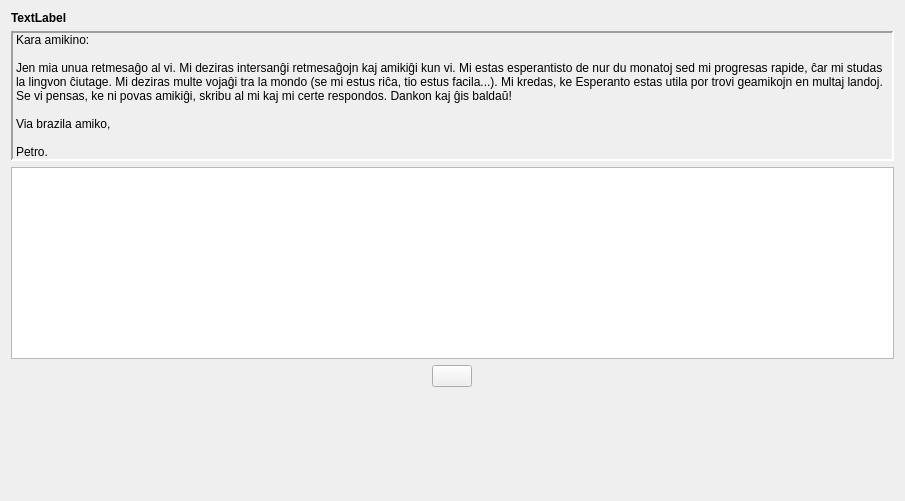
         <widget class="QWidget" name="scrollAreaWidgetContents_5">
          <property name="geometry">
           <rect>
            <x>0</x>
            <y>-15</y>
            <width>905</width>
            <height>501</height>
           </rect>
          </property>
          <layout class="QVBoxLayout" name="verticalLayout_48">
           <item>
            <widget class="QLabel" name="Lec13_Label25">
             <property name="sizePolicy">
              <sizepolicy hsizetype="Preferred" vsizetype="Preferred">
               <horstretch>0</horstretch>
               <verstretch>0</verstretch>
              </sizepolicy>
             </property>
             <property name="font">
              <font>
               <weight>75</weight>
               <bold>true</bold>
              </font>
             </property>
             <property name="text">
              <string>TextLabel</string>
             </property>
             <property name="alignment">
              <set>Qt::AlignBottom|Qt::AlignLeading|Qt::AlignLeft</set>
             </property>
             <property name="wordWrap">
              <bool>true</bool>
             </property>
            </widget>
           </item>
           <item>
            <widget class="QLabel" name="label_104">
             <property name="frameShape">
              <enum>QFrame::Panel</enum>
             </property>
             <property name="frameShadow">
              <enum>QFrame::Sunken</enum>
             </property>
             <property name="lineWidth">
              <number>2</number>
             </property>
             <property name="text">
              <string>Kara amikino:

Jen mia unua retmesaĝo al vi. Mi deziras intersanĝi retmesaĝojn kaj amikiĝi kun vi. Mi estas esperantisto de nur du monatoj sed mi progresas rapide, ĉar mi studas la lingvon ĉiutage. Mi deziras multe vojaĝi tra la mondo (se mi estus riĉa, tio estus facila...). Mi kredas, ke Esperanto estas utila por trovi geamikojn en multaj landoj. Se vi pensas, ke ni povas amikiĝi, skribu al mi kaj mi certe respondos. Dankon kaj ĝis baldaŭ!

Via brazila amiko, 

Petro.</string>
             </property>
             <property name="wordWrap">
              <bool>true</bool>
             </property>
             <property name="margin">
              <number>5</number>
             </property>
             <property name="buddy">
              <cstring>plainTextEdit_2</cstring>
             </property>
             <property name="tipo" stdset="0">
              <string>teksta</string>
             </property>
             <property name="lingvo" stdset="0">
              <string>eo</string>
             </property>
            </widget>
           </item>
           <item>
            <widget class="QPlainTextEdit" name="plainTextEdit_2">
             <property name="sizePolicy">
              <sizepolicy hsizetype="Preferred" vsizetype="Preferred">
               <horstretch>0</horstretch>
               <verstretch>0</verstretch>
              </sizepolicy>
             </property>
             <property name="lingvo" stdset="0">
              <string>traduko</string>
             </property>
            </widget>
           </item>
           <item alignment="Qt::AlignHCenter">
            <widget class="sendas_butono" name="pushButton"/>
           </item>
           <item>
            <spacer name="verticalSpacer">
             <property name="orientation">
              <enum>Qt::Vertical</enum>
             </property>
             <property name="sizeHint" stdset="0">
              <size>
               <width>20</width>
               <height>40</height>
              </size>
             </property>
            </spacer>
           </item>
          </layout>
         </widget>
